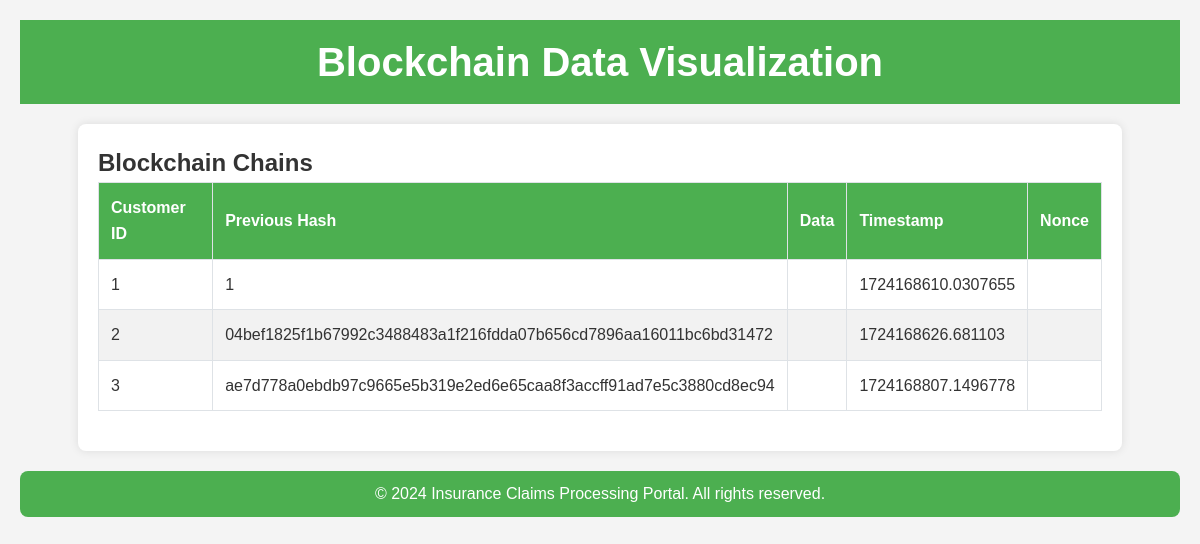
Page /view_chains on the committed database.
### tables this page shows
CREATE TABLE blockchain (
            "index" INTEGER PRIMARY KEY,
            previous_hash TEXT,
            proof INTEGER,
            timestamp REAL,
            transactions TEXT
        );

CREATE TABLE claims (
            id INTEGER PRIMARY KEY AUTOINCREMENT,
            months_as_customer INTEGER,
            age INTEGER,
            policy_state TEXT,
            policy_csl TEXT,
            policy_deductable INTEGER,
            policy_annual_premium REAL,
            umbrella_limit INTEGER,
            insured_sex TEXT,
            insured_education_level TEXT,
            insured_occupation TEXT,
            insured_hobbies TEXT,
            capital_gains INTEGER,
            capital_loss INTEGER
        );

### app.py (the view)
@app.route('/view_chains')
def view_chains():
    with sqlite3.connect(DATABASE) as conn:
        df = pd.read_sql_query('SELECT b.*, c.id FROM blockchain b LEFT JOIN claims c ON c.id = b.[index]', conn)
    blockchain_data = df.to_dict(orient='records')
    return render_template('view_chains.html', blockchain=blockchain_data)

### templates/view_chains.html (shortened to what this page needs)
<!DOCTYPE html>
<html lang="en">
<head>
    <link rel="stylesheet" href="{{ url_for('static', filename='styles.css') }}">
</head>
<body>
    <header>
        <h1>Blockchain Data Visualization</h1>
    </header>
    <section class="chains-container">
        <h2>Blockchain Chains</h2>
        <table>
            <thead>
                <tr>
                    <th>Customer ID</th>
                    <th>Previous Hash</th>
                    <th>Data</th>
                    <th>Timestamp</th>
                    <th>Nonce</th>
                </tr>
            </thead>
            <tbody>
                {% for block in blockchain %}
                <tr>
                    <td>{{ block['id'] }}</td>
                    <td>{{ block['previous_hash'] }}</td>
                    <td>{{ block['data'] }}</td>
                    <td>{{ block['timestamp'] }}</td>
                    <td>{{ block['nonce'] }}</td>
                </tr>
                {% endfor %}
            </tbody>
        </table>
    </section>
    <footer>
        <p>&copy; 2024 Insurance Claims Processing Portal. All rights reserved.</p>
    </footer>
</body>
</html>

### static/styles.css (style rules this page uses)
* { margin: 0; padding: 0; box-sizing: border-box; font-family: Arial, sans-serif; }
body { background-color: #f4f4f4; color: #333; line-height: 1.6; margin: 20px; }
header { background-color: #4CAF50; color: white; padding: 10px 0; text-align: center; margin-bottom: 20px; }
header h1 { font-size: 2.5rem; font-weight: bold; }
footer { background-color: #4CAF50; color: white; text-align: center; padding: 10px 0; border-radius: 8px; margin-top: 20px; }
footer p { font-size: 1rem; }

### templates/view_chains.html (style rules this page uses)
* { margin: 0; padding: 0; box-sizing: border-box; font-family: Arial, sans-serif; }
body { background-color: #f4f4f4; color: #333; line-height: 1.6; margin: 20px; }
header { background-color: #4CAF50; color: white; padding: 10px 0; text-align: center; margin-bottom: 20px; }
header h1 { font-size: 2.5rem; font-weight: bold; }
.chains-container { background-color: #ffffff; padding: 20px; border-radius: 8px; box-shadow: 0 0 10px rgba(0, 0, 0, 0.1); width: 90%; margin: 0 auto; }
table { width: 100%; border-collapse: collapse; margin-bottom: 20px; }
th, td { padding: 12px; border: 1px solid #dee2e6; text-align: left; }
th { background-color: #4CAF50; color: #fff; }
tr:nth-child(even) { background-color: #f2f2f2; }
footer { background-color: #4CAF50; color: white; text-align: center; padding: 10px 0; border-radius: 8px; margin-top: 20px; }
footer p { font-size: 1rem; }

### rows in the picture
blockchain: id "1", previous_hash "1", timestamp "1724168610.0307655"
blockchain: id "2", previous_hash "04bef1825f1b67992c3488483a1f216fdda07b656cd7896aa16011bc6bd31472", timestamp "1724168626.681103"
blockchain: id "3", previous_hash "ae7d778a0ebdb97c9665e5b319e2ed6e65caa8f3accff91ad7e5c3880cd8ec94", timestamp "1724168807.1496778"
